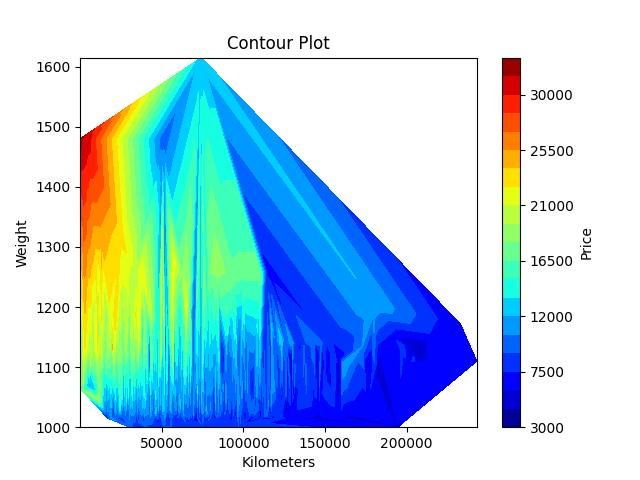

Python code for this plot:
import pandas as pd
import matplotlib.pyplot as plt
import numpy as np

data = pd.read_csv("C:\\Users\\pc\\Desktop\\pholdur\\ToyotaCorolla.csv")

x = data['km']
y = data['weight']
z = data['price']

plt.tricontourf(x, y, z, levels=20, cmap='jet')
plt.colorbar(label='Price')
plt.xlabel('Kilometers')
plt.ylabel('Weight')
plt.title('Contour Plot')
plt.show()
